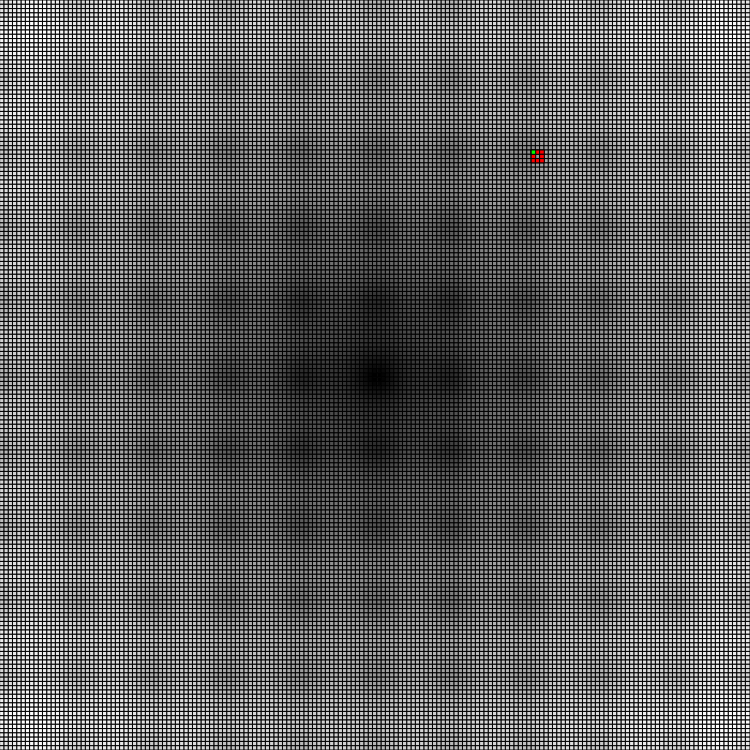
Frame 1 (no input)
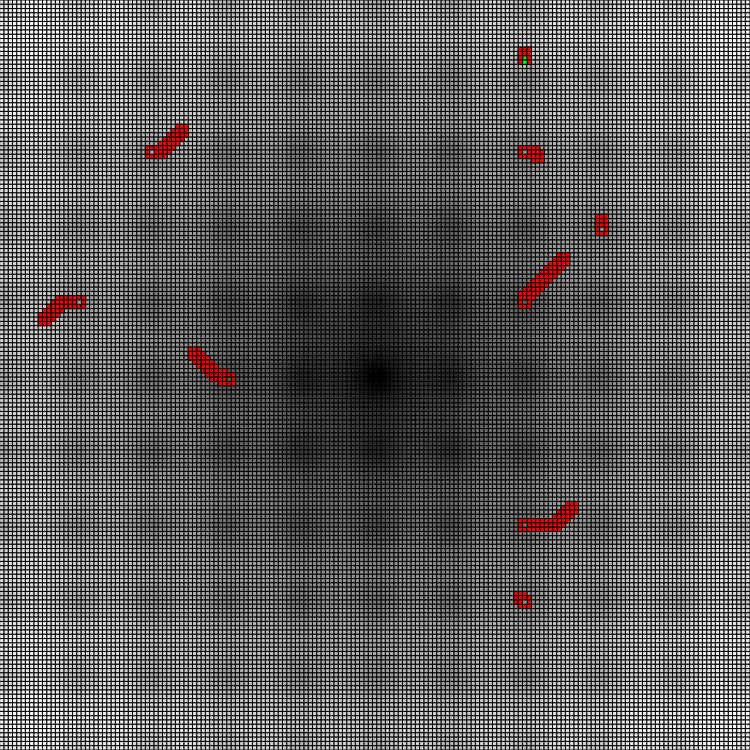
Frame 60 (no input)
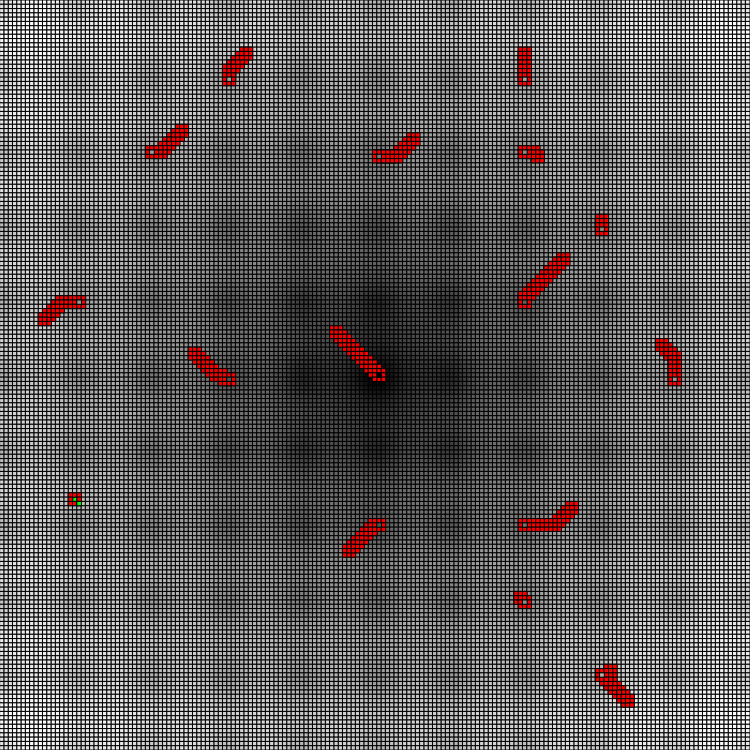
Frame 120 (the mouse pressed at the canvas centre since frame 60)

The p5.js sketch that drew these frames (run headless with seeded random() and noise() and a simulated clock; from frame 60 on, the mouse is pressed at the canvas centre):

// p5.js sketch
// ── sketch.js
// Canvas setup
var cols = 175;
var rows = 175;
var rectWidth;
var rectHeight;
var optionsLoaded = false;

// Default function name
var objective = ackleysFunction;

// Objective value of each position in the grid
var colors;
var colorStatus;

// Increamented every frame
var iteration;

// Current Position [x, y]
var currentPosition;
var previousPosition;
var currentValue;
var globalBestValue;

// Simulated Annealing
var temperature;

// Tabu Search
var tabuSize = 1000;
var tabuList;
var avoidCycles = false;

// Optimization method being called in the drawing
var drawingMethod = "RRHC";

// UI
var sel;

function setup() {
	addOptions();
	createCanvas(0.75 * windowHeight, 0.75 * windowHeight);
	rectWidth = width / cols;
	rectHeight = height / cols;

	colors = makeMatrix(cols, rows);

	var highestColor = -1;
	var lowestColor = -1;
	for (var i = 0; i < cols; i++) {
		for (var j = 0; j < cols; j++) {
			var x = i * rectWidth;
			var y = j * rectHeight;
			colors[i][j] = objective(x, y);
			if (lowestColor == -1 || colors[i][j] < lowestColor) {
				lowestColor = colors[i][j];
			}
			if (highestColor == -1 || colors[i][j] > highestColor) {
				highestColor = colors[i][j];
			}
		}
	}

	// Increase color difference
	for (var i = 0; i < cols; i++) {
		for (var j = 0; j < cols; j++) {
			colors[i][j] = map(colors[i][j], lowestColor, highestColor, 0, 255);
		}
	}

	for (var i = 0; i < cols; i++) {
		for (var j = 0; j < cols; j++) {
			var x = i * rectWidth;
			var y = j * rectHeight;
			fill(colors[i][j]);
			rect(x, y, rectWidth, rectHeight);
		}
	}

	// Color status stores the current color for a particular position
	colorStatus = makeMatrix(cols, rows);
	for (var i = 0; i < cols; i++) {
		for (var j = 0; j < cols; j++) {
			colorStatus[i][j] = -1;
		}
	}

	currentPosition = getRandomPosition();
	previousPosition = currentPosition;
	currentValue = colors[currentPosition[0]][currentPosition[1]];
	globalBestValue = currentValue;
	iteration = 0;
	temperature = 25;
}

function addOptions() {
	if (!optionsLoaded) {
		createButtons();
		createSelectMenu();
		optionsLoaded = true;
	}
}

function createSelectMenu() {
	sel = createSelect();
	sel.style("margin", "10px");

	sel.option('Booth Function');
	sel.option('Sphere Function');
	sel.option('Bunkin Function');
	sel.option('Ackleys Function');
	sel.option('Cross-In-Tray Function');
	sel.changed(changeFunction);
}

function changeFunction() {
	var item = sel.value();
	switch (item) {
		case "Booth Function":
			objective = boothFunction;
			setup();
			break;
		case "Sphere Function":
			objective = sphereFunction;
			setup();
			break;
		case "Bunkin Function":
			objective = bunkinFunction;
			setup();
			break;
		case "Ackleys Function":
			objective = ackleysFunction;
			setup();
			break;
		case "Cross-In-Tray Function":
			objective = crossInTrayFunction;
			setup();
			break;
	}
}

function createButtons() {
	var rrhcButton = createButton("RR Hill Climbing");
	var saButton = createButton("Simulated Annealing");
	var ilssButton = createButton("Iterated Local Search");
	var tsButton = createButton("Tabu Search");

	rrhcButton.style("margin", "10px");
	saButton.style("margin", "10px");
	ilssButton.style("margin", "10px");
	tsButton.style("margin", "10px");

	rrhcButton.mousePressed(function () {
		drawingMethod = "RRHC";
		setup();
	});
	saButton.mousePressed(function () {
		drawingMethod = "SA";
		setup();
	});
	ilssButton.mousePressed(function () {
		drawingMethod = "ILS";
		setup();
	});
	tsButton.mousePressed(function () {
		drawingMethod = "TS";
		initializeTabu()
		setup();
	});
}

function draw() {
	// console.log("iteration: " + iteration + " best: " + globalBestValue);
	if (drawingMethod == "RRHC") {
		randomRestaringHillClimbing();
	} else if (drawingMethod == "SA") {
		simulatedAnnealing();
	} else if (drawingMethod == "ILS") {
		iteratedLocalSearch();
	} else {
		tabuSearch();
	}
	iteration++;
}

function makeMatrix(_cols, _rows) {
	var arr = new Array(_cols);
	for (var i = 0; i < arr.length; i++) {
		arr[i] = new Array(_rows);
	}
	return arr;
}

// -10 <= x, y <= 10
function boothFunction(_x, _y) {
	var x = map(_x, 0, width, -10, 10);
	var y = map(_y, 0, height, -10, 10);
	return pow(x + 2 * y - 7, 2) + pow(2 * x + y - 5, 2);
}

function ackleysFunction(_x, _y) {
	var x = map(_x, 0, width, -5, 5);
	var y = map(_y, 0, height, -5, 5);
	return -20 * exp(-0.2 * sqrt(0.5 * (pow(x, 2) + pow(y, 2)))) - exp(0.5 * (cos(2 * PI * x) + cos(2 * PI * y))) + exp(1) + 20;
}

function sphereFunction(_x, _y) {
	var x = map(_x, 0, width, -width / 2, width / 2);
	var y = map(_y, 0, height, -height / 2, height / 2);

	return pow(x, 2) + pow(y, 2);
}


function bunkinFunction(_x, _y) {
	var x = map(_x, 0, width, -15, -5);
	var y = map(_y, 0, height, -3, 3);

	return 100 * sqrt(abs(y - (0.01 * pow(x, 2)))) + 0.01 * abs(x + 10);
}

function crossInTrayFunction(_x, _y) {
	var x = map(_x, 0, width, -10, 10);
	var y = map(_y, 0, height, -10, 10);

	var absolute1 = abs(100 - (sqrt(pow(x, 2) + pow(y, 2)) / PI));
	var absolute2 = abs(sin(x) * sin(y) * exp(absolute1)) + 1;
	return -0.0001 * absolute2;
}

function getRandomPosition() {
	return [int(random(cols)), int(random(rows))];
}

function getBestNeighbor() {
	var bestValue = -1;
	var bestPosition = [];

	var x = currentPosition[0];
	var y = currentPosition[1];

	for (var i = x - 1; i < x + 2; i++) {
		for (var j = y - 1; j < y + 2; j++) {
			if (!(i == x && j == y) && i >= 0 && i <= cols - 1 && j >= 0 && j <= rows - 1) {
				var value = colors[i][j];
				// console.log(i, j, value)
				if (value < bestValue || bestValue == -1) {
					bestValue = value;
					bestPosition = [i, j];
				}

				var rectX = i * rectWidth;
				var rectY = j * rectWidth;
				fill(255, 0, 0);
				rect(rectX, rectY, rectWidth, rectHeight);
			}
		}
	}
	return bestPosition;
}

function getAllNeighbors() {
	var listNeighbors = []
	var x = currentPosition[0];
	var y = currentPosition[1];
	for (var i = x - 1; i < x + 2; i++) {
		for (var j = y - 1; j < y + 2; j++) {
			if (!(i == x && j == y) && i >= 0 && i <= cols - 1 && j >= 0 && j <= rows - 1)
				listNeighbors.push([i, j]);
		}
	}
	return listNeighbors;
}

function randomRestaringHillClimbing() {
	// Draw new position
	var newPosition = getBestNeighbor();
	var newPositionValue = colors[newPosition[0]][newPosition[1]];
	if (newPositionValue < currentValue) {
		currentPosition = newPosition;
		currentValue = newPositionValue;
	} else {
		// Fill local with blue
		var x = currentPosition[0] * rectWidth;
		var y = currentPosition[1] * rectWidth;
		fill(colors[currentPosition[0]][currentPosition[1]]);
		rect(x, y, rectWidth, rectHeight);
		currentPosition = getRandomPosition();
		currentValue = colors[currentPosition[0]][currentPosition[1]];
	}

	var x = currentPosition[0] * rectWidth;
	var y = currentPosition[1] * rectWidth;
	fill(0, 255, 0);
	rect(x, y, rectWidth, rectHeight);
}

function simulatedAnnealing() {
	var neighbors = getAllNeighbors();
	neighbors = shuffle(neighbors);
	currentValue = colors[currentPosition[0]][currentPosition[1]];

	// Check each neighbor if it is better than global best
	var globalNeighbor;
	for (var i = 0; i < neighbors.length; i++) {
		neighborValue = colors[neighbors[i][0]][neighbors[i][1]];
		if (neighborValue < globalBestValue) {
			globalNeighbor = neighbors[i];
			globalBestValue = neighborValue;
		}
	}

	if (globalNeighbor != undefined) {
		previousPosition = currentPosition;
		currentPosition = globalNeighbor;
		currentValue = colors[globalNeighbor[0]][globalNeighbor[1]];;
	} else {
		for (var i = 0; i < neighbors.length; i++) {
			neighborValue = colors[neighbors[i][0]][neighbors[i][1]];

			// Probability of accepting move 
			var prob = exp((currentValue - neighborValue) / temperature);
			if (random(1) < prob && !(previousPosition[0] == neighbors[i][0] && previousPosition[1] == neighbors[i][1])) {
				previousPosition = currentPosition;
				currentPosition = neighbors[i];
				currentValue = neighborValue;

				if (currentValue < globalBestValue) {
					globalBestValue = currentValue;
				}
				break;
			}
		}
	}

	var x = currentPosition[0] * rectWidth;
	var y = currentPosition[1] * rectWidth;
	fill(0, 255, 0);
	rect(x, y, rectWidth, rectHeight);

	if (random(1) < 0.01 && temperature > 0)
		temperature--;
	console.log(temperature);
}

function iteratedLocalSearch() {
	// Draw new position
	var newPosition = getBestNeighbor();
	var newPositionValue = colors[newPosition[0]][newPosition[1]];
	if (newPositionValue < currentValue) {
		currentPosition = newPosition;
		currentValue = newPositionValue;
	} else {
		// Fill local with blue
		var x = currentPosition[0] * rectWidth;
		var y = currentPosition[1] * rectWidth;
		fill(colors[currentPosition[0]][currentPosition[1]]);
		rect(x, y, rectWidth, rectHeight);
		currentPosition = perturbate(currentPosition);
		currentValue = colors[currentPosition[0]][currentPosition[1]];
	}

	if (currentValue < globalBestValue) {
		globalBestValue = currentValue;
		console.log(currentValue, minute() + ":" + second());
	}


	var x = currentPosition[0] * rectWidth;
	var y = currentPosition[1] * rectWidth;
	fill(0, 255, 0);
	rect(x, y, rectWidth, rectHeight);
}

function perturbate(location) {
	if (random(1) < 0.5) {
		location[0] = int(random(cols));
	} else {
		location[1] = int(random(rows));
	}
	return location;
}

function initializeTabu() {
	tabuList = makeMatrix(cols, rows);
	for (var i = 0; i < cols; i++) {
		for (var j = 0; j < cols; j++) {
			tabuList[i][j] = 0;
		}
	}
}

function tabuSearch() {
	if (tabuList == null)
		initializeTabu();

	newPosition = getBestTabuMove();
	if (newPosition == null) {
		console.log("Move == null");
		noLoop();
	}
	// Increase Tabu 
	currentPosition = newPosition;
	currentValue = getPositionValue(newPosition);

	var status = colorStatus[currentPosition[0]][currentPosition[1]];
	if (status == -1 || status == 0) {
		var x = currentPosition[0] * rectWidth;
		var y = currentPosition[1] * rectWidth;
		fill(0, 255, 0);
		rect(x, y, rectWidth, rectHeight);
		colorStatus[currentPosition[0]][currentPosition[1]] = 1;
	} else {
		var x = currentPosition[0] * rectWidth;
		var y = currentPosition[1] * rectWidth;
		fill(0, 0, 255);
		rect(x, y, rectWidth, rectHeight);
		colorStatus[currentPosition[0]][currentPosition[1]] = 0;
	}
	if (tabuList[newPosition[0]][newPosition[1]] < iteration)
		tabuList[newPosition[0]][newPosition[1]] = iteration + tabuSize;
	else
		tabuList[newPosition[0]][newPosition[1]] += tabuSize;
}

function getBestTabuMove() {
	var neighbors = getAllNeighbors();
	neighbors = shuffle(neighbors);

	// Find all non-tabu moves
	var nonTabuMoves = []
	for (var i = 0; i < neighbors.length; i++) {
		var neighborTabuSize = tabuList[neighbors[i][0]][neighbors[i][1]];
		if (neighborTabuSize < iteration)
			nonTabuMoves.push(neighbors[i]);
	}

	nonTabuMoves.sort(function (a, b) {
		return getPositionValue(a) - getPositionValue(b);
	});

	// Randomly pick between the best two non-tabu moves to avoid cycles and increase exploration
	if (nonTabuMoves.length > 1) {
		var rand = random(1);
		if (rand < 0.5 || !avoidCycles)
			return nonTabuMoves[0];
		else
			return nonTabuMoves[1];
	} else if (nonTabuMoves.length == 1) {
		return nonTabuMoves[0];
	} else {
		var x = currentPosition[0];
		var y = currentPosition[1];
		var rand = random(1);
		if (rand < 0.25) {
			for (var i = x; i < cols; i++) {
				var eastPosition = [i, y];
				var neighborTabuSize = tabuList[eastPosition[0]][eastPosition[1]];
				if (neighborTabuSize <= iteration)
					return eastPosition;
			}
		} else if (rand < 0.5) {
			for (var i = x; i > 0; i--) {
				var westPosition = [i, y];
				var neighborTabuSize = tabuList[westPosition[0]][westPosition[1]];
				if (neighborTabuSize <= iteration)
					return westPosition;
			}
		} else if (rand < 0.75) {
			for (var i = y; i < rows; i++) {
				var northPosition = [x, i];
				var neighborTabuSize = tabuList[northPosition[0]][northPosition[1]];
				if (neighborTabuSize <= iteration)
					return northPosition;
			}
		} else {
			for (var i = y; i > 0; i--) {
				var southPosition = [x, i];
				var neighborTabuSize = tabuList[southPosition[0]][southPosition[1]];
				if (neighborTabuSize <= iteration)
					return southPosition;
			}
		}
	}
}

function getPositionValue(position) {
	return colors[position[0]][position[1]];
}
